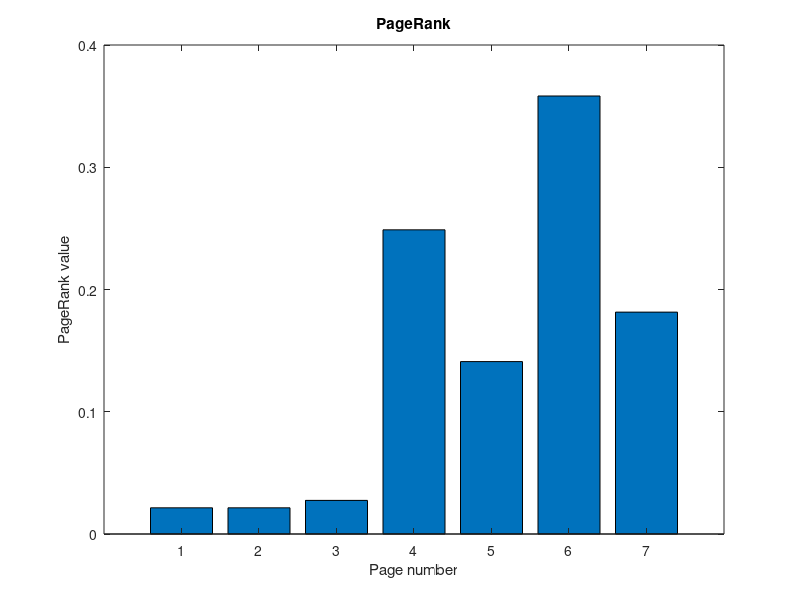

MATLAB code to generate this figure:
function [Edges, I, B, A, b, r] = page_rank()    
    N = 7;
    Edges = [ 1, 1, 2, 2, 2, 3, 3, 3, 4, 4, 5, 5, 6, 6, 7;
              4, 6, 3, 4, 5, 5, 6, 7, 5, 6, 4, 6, 4, 7, 6];
    d = 0.85;  % współczynnik tłumienia
    % macierz jednostkowa o wymiarze N (macierz rzadka powinna być zdefiniowana za pomocą funkcji speye)
    I = speye(N); 
    % macierz sąsiedztwa (macierz rzadka powinna być zdefiniowana za pomocą funkcji sparse – zastosuj wywołanie z pięcioma argumentami)
    B = sparse(Edges(2,:), Edges(1,:), ones(1, size(Edges,2)), N, N); % 
    outlinks = sum(B, 1)'; % wektor kolumnowy o rozmiarze N x 1
    % macierz diagonalna (macierz rzadka powinna być zdefiniowana za pomocą funkcji spdiags – zastosuj wywołanie z czterema argumentami)
    A = spdiags(1./outlinks, 0, N, N); %

    % b – wektor prawych stron równania (macierz gęsta)
    b = ones(N, 1) * ((1-d)/N);

    M = I - d * B * A;
    r = M \ b;

    bar(r);
    title('PageRank');
    xlabel('Page number');
    ylabel('PageRank value');
    
end
